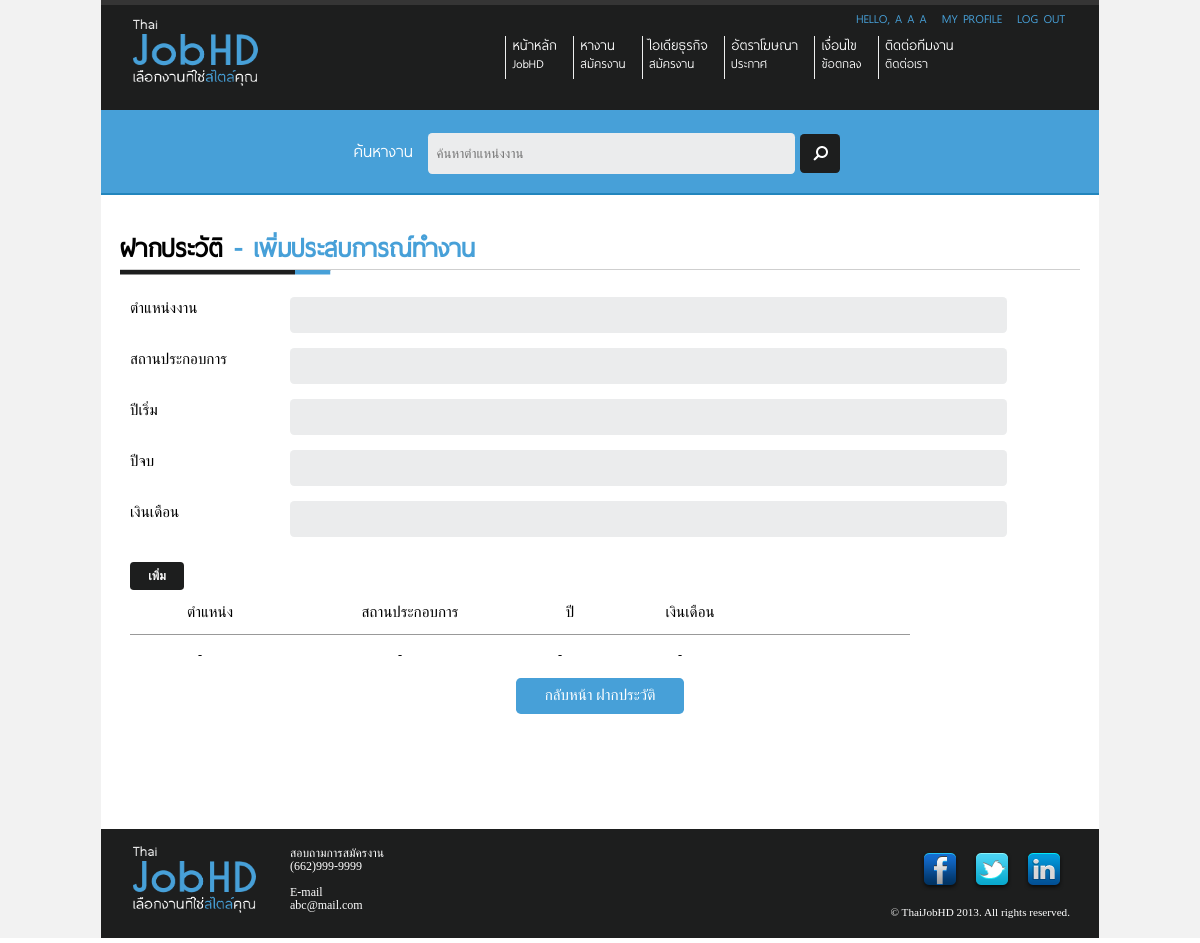
Page /Site/add-experience.php (signed in) on the earlier database version.
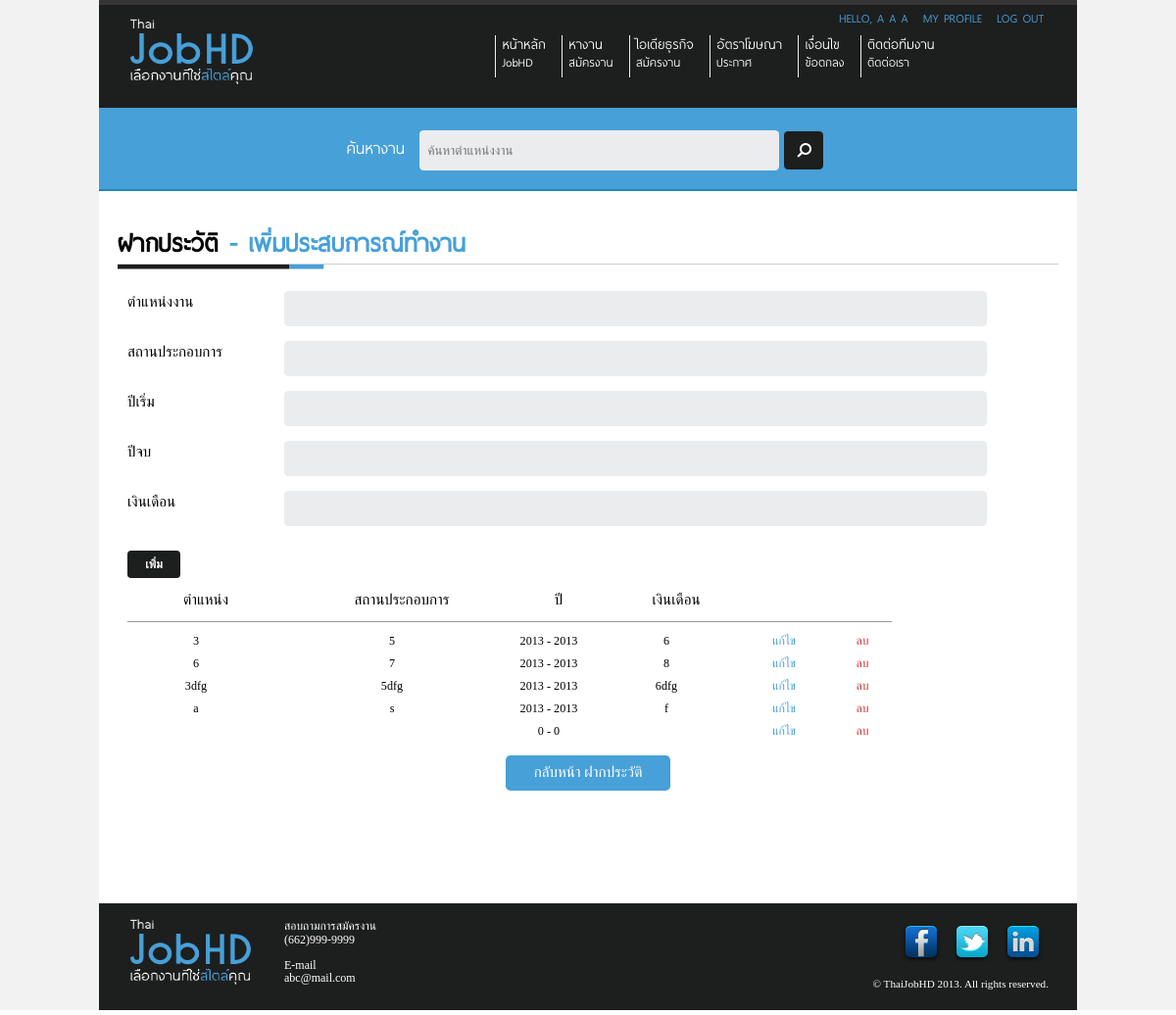
Same page on the later database version.
### tables this page shows
CREATE TABLE IF NOT EXISTS `buildthedot_thaijobhd_user_history_experiences` (
  `user_history_experiences_id` int(50) NOT NULL AUTO_INCREMENT,
  `user_account_id` int(11) NOT NULL,
  `job_position` varchar(200) NOT NULL,
  `company_name` varchar(200) NOT NULL,
  `year_start` date NOT NULL,
  `year_end` date NOT NULL,
  `salary` varchar(200) NOT NULL,
  PRIMARY KEY (`user_history_experiences_id`)
);

### Site/add-experience.php (the view, shortened to what this page needs)
<?php
$rootpath = "./";
include ($rootpath . "include/header.php");
include ($rootpath . "include/top-menu.php");
include ($rootpath . "include/search-bar.php");
if($_SESSION["userid"] == "" || (!(isset($_SESSION["userid"])))) {
	header("location: ".$rootpath."login.php");
}
else{
	$sql_user="
		SELECT *
		FROM  `buildthedot_thaijobhd_user_account`
		WHERE `id` = '".$_SESSION["userid"]."' ;
	";
	$result_user = @mysql_query($sql_user);
	if($rs_user = @mysql_fetch_array($result_user)){
?>
		<div id="wrapper">
			<div id="content" class="container_12">
				<div id="content-profile">
					<div id="head-title">
						<h1>ฝากประวัติ <span class="text-blue">- เพิ่มประสบการณ์ทำงาน</span></h1>
					</div>
					<form id="add_education_form" name="add_education_form" action="<?php echo $rootpath; ?>include/module/add-experience-process.php" method="POST" enctype="multipart/form-data">
						<p class="grid_2">ตำแหน่งงาน</p>
						<p class="grid_8"><input type="text" id="job_position" name ="job_position" class="round width700" onkeypress="return add_education_form_keypress(event)" /></p><br class="clear" />
						<p class="grid_2">สถานประกอบการ</p>
						<p class="grid_8"><input type="text" id="company_name" name ="company_name" class="round width700" onkeypress="return add_education_form_keypress(event)" /></p><br class="clear"/>
						<p class="grid_2">ปีเริ่ม</p>
						<p class="grid_8"><input type="text" id="year_start" name ="year_start" class="round width700" onkeypress="return add_education_form_keypress(event)" /></p><br class="clear"/>
						<p class="grid_2">ปีจบ</p>
						<p class="grid_8"><input type="text" id="year_end" name ="year_end" class="round width700" onkeypress="return add_education_form_keypress(event)" /></p><br class="clear"/>
						<p class="grid_2">เงินเดือน</p>
						<p class="grid_8"><input type="text" id="salary" name ="salary" class="round width700" onkeypress="return add_education_form_keypress(event)" /></p><br class="clear" />
			      <h2 class="grid_3"><a href="#" class="add-button black round" onclick="document.getElementById('add_education_form').submit(); ">เพิ่ม</a></h2>
			    </form>
					<div id="content-profile-table">
						<div id="head-table1" class="grid_10">
							<p class="grid_2 center">
								ตำแหน่ง
							</p>
							<p class="grid_3 center">
								สถานประกอบการ
							</p>
							<p class="grid_1 center">
								ปี
							</p>
							<p class="grid_2 center">
								เงินเดือน
							</p>
						</div>
					</div>
					<br class="clear"/>
		<?php
							$sql_edu="
								SELECT *, YEAR(`year_start`) AS year_start_1, YEAR(`year_end`) AS year_end_1
								FROM  `buildthedot_thaijobhd_user_history_experiences`
								WHERE `user_account_id` = '".$_SESSION["userid"]."' ;
							";
							$result_edu = @mysql_query($sql_edu);
							if(@mysql_num_rows($result_edu)==0){
		?>
								<div id="content-profile-table">
									<div id="table-content">
										<p class="grid_2 center">
											-
										</p>
										<p class="grid_3 center">
											-
										</p>
										<p class="grid_1 center">
											-
										</p>
										<p class="grid_2 center">
											-
										</p>
									</div>
								</div>
								<br class="clear"/>
<?php
							}
							else{
								while($rs_experiences = @mysql_fetch_array($result_edu)){
?>
									<div id="content-profile-table">
										<div id="table-content">
											<p class="grid_2 center">
												<?php echo $rs_experiences["job_position"]; ?>
											</p>
											<p class="grid_3 center">
												<?php echo $rs_experiences["company_name"]; ?>
											</p>
											<p class="grid_1 center">
												<?php echo $rs_experiences["year_start_1"]." - ".$rs_experiences["year_end_1"]; ?>
											</p>
											<p class="grid_2 center">
												<?php echo $rs_experiences["salary"]; ?>
											</p>
										<p class="grid_1 center"><a href="<?php echo $rootpath; ?>edit-experience.php?id=<?php echo $rs_experiences["user_history_experiences_id"]; ?>" class="text-blue">แก้ไข</a></p>
										<p class="grid_1 center"><a href="#" class="text-red">ลบ</a></p>
										</div>
									</div>
									<br class="clear"/>
		<?php
								}
							}
		?>
					<p class="grid_12 center">
						<a href="<?php echo $rootpath; ?>view-profile.php" class="save-button blue round">กลับหน้า ฝากประวัติ</a>
					</p>
				</div>
			</div>
<?php
			include ("include/footer.php");
		}
}
?>

Differences in the rows shown:
added buildthedot_thaijobhd_user_history_experiences: job_position "3", company_name "5", year_start_1 "2013", year_end_1 "2013", salary "6"
added buildthedot_thaijobhd_user_history_experiences: job_position "6", company_name "7", year_start_1 "2013", year_end_1 "2013", salary "8"
added buildthedot_thaijobhd_user_history_experiences: job_position "3dfg", company_name "5dfg", year_start_1 "2013", year_end_1 "2013", salary "6dfg"
added buildthedot_thaijobhd_user_history_experiences: job_position "a", company_name "s", year_start_1 "2013", year_end_1 "2013", salary "f"
added buildthedot_thaijobhd_user_history_experiences: year_start_1 "0", year_end_1 "0"
